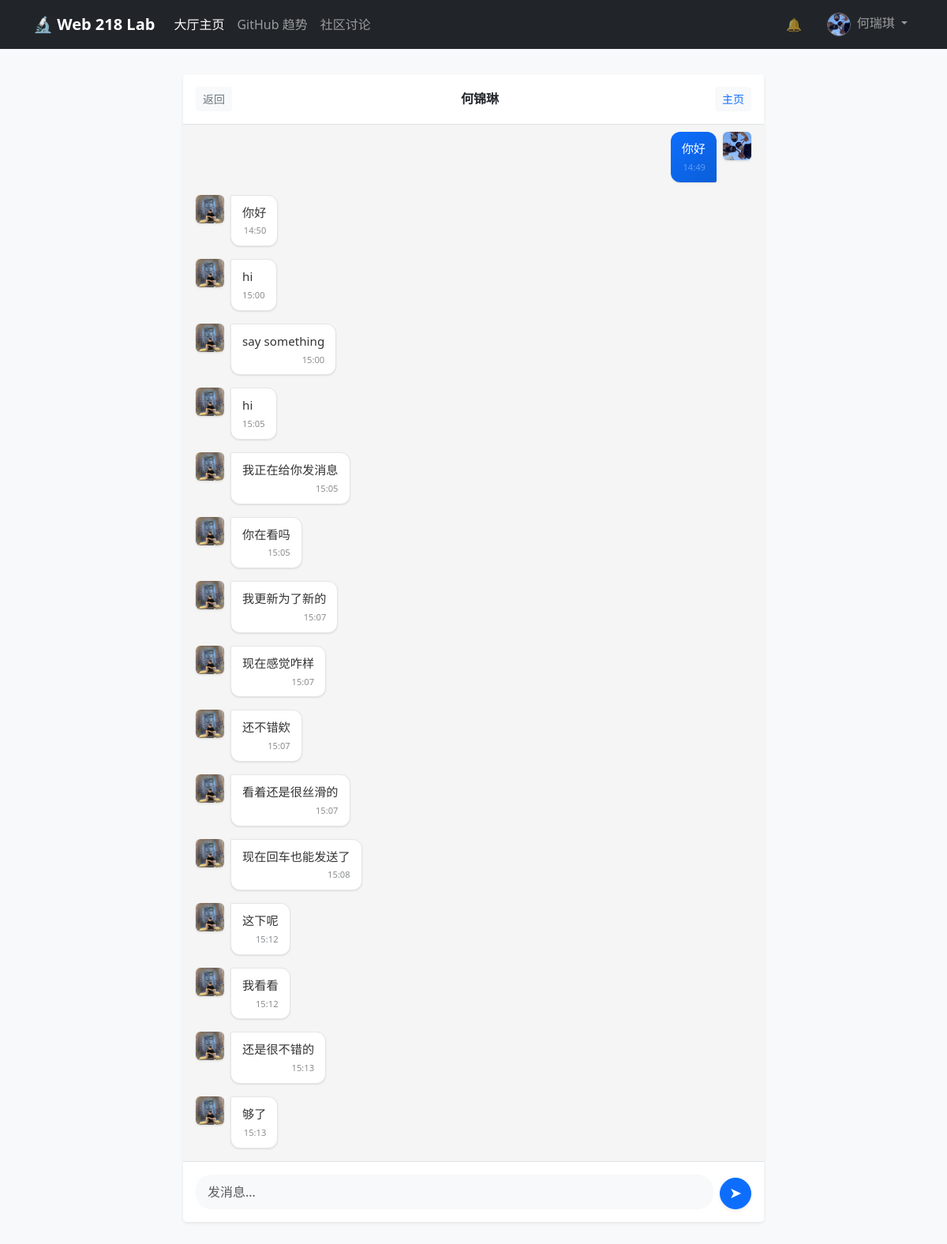
Screenshot of /messages/chat/1/ (signed in) with the database file from the repository.
### user_app/models.py (models this page shows, shortened)
class CustomUser(AbstractUser):
    email = models.EmailField(unique=True, verbose_name='邮箱地址')
    nickname = models.CharField(max_length=50, blank=True, verbose_name='昵称')
    bio = models.TextField(max_length=500, blank=True, verbose_name='个人简介')
    avatar = models.ImageField(upload_to=user_avatar_path, blank=True, null=True, verbose_name='头像')
    email_verified = models.BooleanField(default=False, verbose_name='邮箱已验证')
    following = models.ManyToManyField(
        'self',
        symmetrical=False,
        related_name='followers',
        blank=True,
        verbose_name='关注的人'
    )
    class Meta:
        verbose_name = '用户'
        verbose_name_plural = verbose_name

### direct_messages/models.py (models this page shows, shortened)
class Message(models.Model):
    sender = models.ForeignKey(
        settings.AUTH_USER_MODEL,
        on_delete=models.CASCADE,
        related_name='sent_messages',
        verbose_name='发送者'
    )
    recipient = models.ForeignKey(
        settings.AUTH_USER_MODEL,
        on_delete=models.CASCADE,
        related_name='received_messages',
        verbose_name='接收者'
    )
    content = models.TextField('内容')
    timestamp = models.DateTimeField('发送时间', auto_now_add=True)
    is_read = models.BooleanField('已读', default=False)
    class Meta:
        ordering = ['timestamp']
        verbose_name = '私信'
        verbose_name_plural = verbose_name

### direct_messages/views.py (the view, shortened to what this page needs)
# urls.py: path('chat/<int:user_id>/', views.chat_room, name='chat_room'),
@login_required
def chat_room(request, user_id):
    storage = messages.get_messages(request)
    storage.used = True
    target_user = get_object_or_404(User, pk=user_id)
    current_user = request.user
    messages_history = Message.objects.select_related('sender').filter(
        Q(sender=current_user, recipient=target_user) |
        Q(sender=target_user, recipient=current_user)
    ).order_by('timestamp')
    Message.objects.filter(sender=target_user, recipient=current_user, is_read=False).update(is_read=True)
    return render(request, 'direct_messages/chat_room.html', {
        'target_user': target_user,
        'messages': messages_history
    })

### notifications/context_processors.py (called while the page is built)
def unread_count(request):
    if request.user.is_authenticated:
        count = Notification.objects.filter(recipient=request.user, is_read=False).count()
        return {'unread_notification_count': count}
    return {}

### direct_messages/templates/direct_messages/chat_room.html (shortened to what this page needs)
{% extends 'base.html' %}
{% block content %}
<div class="row justify-content-center">
    <div class="col-md-8">
        <div class="card shadow-sm border-0" style="height: 80vh;">
            <div class="card-header bg-white py-3 border-bottom d-flex align-items-center">
                <a href="{% url 'direct_messages:inbox' %}" class="btn btn-sm btn-light me-3 text-secondary">
                     返回
                </a>
                <h6 class="mb-0 flex-grow-1 fw-bold text-center">
                    {{ target_user.nickname|default:target_user.username }}
                </h6>
                <a href="{% url 'user_app:public_profile' target_user.pk %}" class="btn btn-sm btn-light text-primary">
                    主页
                </a>
            </div>
            <div class="card-body overflow-auto chat-container" id="chatBox">
                <div class="d-flex flex-column gap-3" id="chatListContainer">
                    {% for msg in messages %}
                        {% if msg.sender == user %}
                            <div class="d-flex justify-content-end align-items-start">
                                <div class="chat-bubble chat-bubble-me">
                                    {{ msg.content }}
                                    <span class="chat-time text-white-50">{{ msg.timestamp|date:"H:i" }}</span>
                                </div>
                                <div class="ms-2">
                                    {% if user.avatar %}
                                        <img src="{{ user.avatar.url }}" class="chat-avatar">
                                    {% else %}
                                        <div class="chat-avatar bg-primary text-white d-flex align-items-center justify-content-center fw-bold">
                                            {{ user.username.0|upper }}
                                        </div>
                                    {% endif %}
                                </div>
                            </div>
                        {% else %}
                            <div class="d-flex justify-content-start align-items-start">
                                <div class="me-2">
                                    {% if target_user.avatar %}
                                        <img src="{{ target_user.avatar.url }}" class="chat-avatar">
                                    {% else %}
                                        <div class="chat-avatar bg-secondary text-white d-flex align-items-center justify-content-center fw-bold">
                                            {{ target_user.username.0|upper }}
                                        </div>
                                    {% endif %}
                                </div>
                                <div class="chat-bubble chat-bubble-other">
                                    {{ msg.content }}
                                    <span class="chat-time text-muted">{{ msg.timestamp|date:"H:i" }}</span>
                                </div>
                            </div>
                        {% endif %}
                    {% empty %}
                        <div class="text-center text-muted py-5" id="emptyPlaceholder">
                            <small class="bg-white px-3 py-1 rounded shadow-sm">👋 开始新的对话吧</small>
                        </div>
                    {% endfor %}
                </div>
            </div>
            <div class="card-footer bg-white py-3 border-top">
                <form method="post" id="chatForm" class="d-flex gap-2 align-items-end">
                    <textarea name="content" id="msgInput" class="form-control bg-light border-0" rows="1"
                              placeholder="发消息..." required
                              style="resize: none; border-radius: 20px; padding: 10px 15px; max-height: 100px;"
                              oninput="this.style.height = ''; this.style.height = this.scrollHeight + 'px'"></textarea>
                    <button type="submit" class="btn btn-primary rounded-circle d-flex align-items-center justify-content-center shadow-sm"
                            id="sendBtn" style="width: 40px; height: 40px; min-width: 40px;">
                        <span style="font-size: 1.2rem; margin-top: -2px;">➤</span>
                    </button>
                </form>
            </div>
        </div>
    </div>
</div>
<link rel="stylesheet" href="https://cdnjs.cloudflare.com/ajax/libs/animate.css/4.1.1/animate.min.css" />
{% endblock %}

### templates/base.html (shortened to what this page needs)
<!DOCTYPE html>
<html lang="zh">
<head>
    <link href="https://cdn.jsdelivr.net/npm/bootstrap@5.3.0/dist/css/bootstrap.min.css" rel="stylesheet">
</head>
<body class="bg-light">
<nav class="navbar navbar-expand-lg navbar-dark bg-dark fixed-top">
  <div class="container">
    <a class="navbar-brand fw-bold" href="{% url 'home' %}">🔬 Web 218 Lab</a>
    <div class="collapse navbar-collapse" id="navbarNav">
      <ul class="navbar-nav me-auto">
        <li class="nav-item">
          <a class="nav-link active" href="{% url 'home' %}">大厅主页</a>
        </li>
        <li class="nav-item">
          <a class="nav-link" href="{% url 'Github_trend:index' %}">GitHub 趋势</a>
        </li>
        <li class="nav-item">
            <a class="nav-link" href="{% url 'community:post_list' %}">社区讨论</a>
        </li>
      </ul>
      <ul class="navbar-nav align-items-center">
        {% if user.is_authenticated %}
            <li class="nav-item me-3">
                <a class="nav-link position-relative" href="{% url 'notifications:list' %}">
                    🔔
                </a>
            </li>
            <li class="nav-item dropdown">
                <a class="nav-link dropdown-toggle" href="#" role="button" data-bs-toggle="dropdown">
                    {% if user.avatar %}
                        <img src="{{ user.avatar.url }}"
                            class="rounded-circle border border-secondary"
                            style="width: 30px; height: 30px; object-fit: cover; aspect-ratio: 1 / 1;">
                    {% else %}
                        👤
                    {% endif %}
                    <span class="ms-1">{{ user.nickname|default:user.username }}</span>
                </a>
            </li>
        {% endif %}
      </ul>
    </div>
  </div>
</nav>
<div class="container mt-4">
    {% block content %}
    {% endblock %}
</div>
</body>
</html>

### templates/base.html (style rules this page uses)
body { padding-top: 70px; }
img, video, iframe { max-width: 100%; height: auto; }
img.rounded-circle { object-fit: cover !important; aspect-ratio: 1 / 1 !important; height: auto; }
.navbar-nav img.rounded-circle { height: 30px !important; width: 30px !important; }

### direct_messages/templates/direct_messages/chat_room.html (style rules this page uses)
.chat-container { background-color: #f5f5f5; }
.chat-bubble { padding: 10px 14px; max-width: 75%; position: relative; word-wrap: break-word; font-size: 0.95rem; line-height: 1.5; box-shadow: 0 1px 2px rgba(0,0,0,0.1); }
.chat-bubble-me { background: linear-gradient(135deg, #0d6efd, #0b5ed7); color: white; border-radius: 12px 12px 2px 12px; margin-left: 10px; }
.chat-bubble-other { background-color: white; color: #333; border: 1px solid #e5e5e5; border-radius: 2px 12px 12px 12px; margin-right: 10px; }
.chat-time { display: block; font-size: 0.7rem; margin-top: 4px; opacity: 0.7; text-align: right; }
.chat-avatar { width: 36px; height: 36px; border-radius: 6px; object-fit: cover; box-shadow: 0 1px 3px rgba(0,0,0,0.1); }

### rows the page displays
CustomUser: avatar (picture), nickname "何瑞琪"
CustomUser: nickname "何锦琳"
Message: content "你好", timestamp "14:49", avatar (picture)
Message: avatar (picture), content "你好", timestamp "14:50"
Message: avatar (picture), content "hi", timestamp "15:00"
Message: avatar (picture), content "say something", timestamp "15:00"
Message: avatar (picture), content "hi", timestamp "15:05"
Message: avatar (picture), content "我正在给你发消息", timestamp "15:05"
Message: avatar (picture), content "你在看吗", timestamp "15:05"
Message: avatar (picture), content "我更新为了新的", timestamp "15:07"
Message: avatar (picture), content "现在感觉咋样", timestamp "15:07"
Message: avatar (picture), content "还不错欸", timestamp "15:07"
Message: avatar (picture), content "看着还是很丝滑的", timestamp "15:07"
Message: avatar (picture), content "现在回车也能发送了", timestamp "15:08"
Message: avatar (picture), content "这下呢", timestamp "15:12"
Message: avatar (picture), content "我看看", timestamp "15:12"
Message: avatar (picture), content "还是很不错的", timestamp "15:13"
Message: avatar (picture), content "够了", timestamp "15:13"
